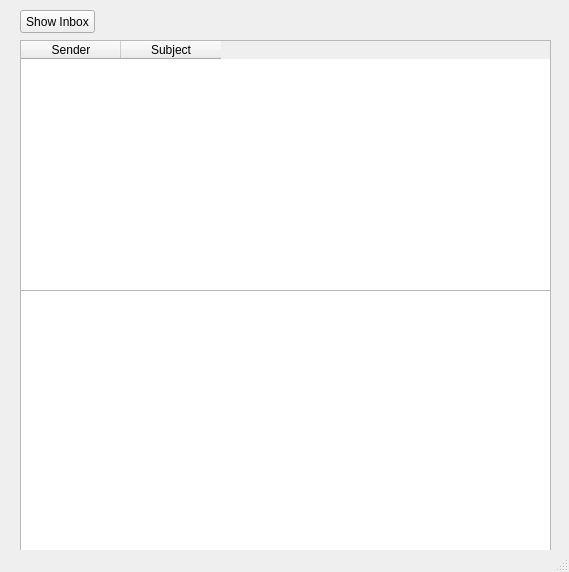
<?xml version="1.0" encoding="UTF-8"?>
<ui version="4.0">
 <class>MainWindow</class>
 <widget class="QMainWindow" name="MainWindow">
  <property name="geometry">
   <rect>
    <x>0</x>
    <y>0</y>
    <width>569</width>
    <height>572</height>
   </rect>
  </property>
  <property name="windowTitle">
   <string>Inbox</string>
  </property>
  <widget class="QWidget" name="centralwidget">
   <widget class="QPushButton" name="pushButton">
    <property name="geometry">
     <rect>
      <x>20</x>
      <y>10</y>
      <width>75</width>
      <height>23</height>
     </rect>
    </property>
    <property name="text">
     <string>Show Inbox</string>
    </property>
   </widget>
   <widget class="QTableWidget" name="rowView">
    <property name="geometry">
     <rect>
      <x>20</x>
      <y>40</y>
      <width>531</width>
      <height>251</height>
     </rect>
    </property>
    <column>
     <property name="text">
      <string>Sender</string>
     </property>
    </column>
    <column>
     <property name="text">
      <string>Subject</string>
     </property>
    </column>
   </widget>
   <widget class="QTextBrowser" name="emailView">
    <property name="geometry">
     <rect>
      <x>20</x>
      <y>290</y>
      <width>531</width>
      <height>261</height>
     </rect>
    </property>
   </widget>
  </widget>
  <widget class="QStatusBar" name="statusbar"/>
 </widget>
 <resources/>
 <connections/>
</ui>
